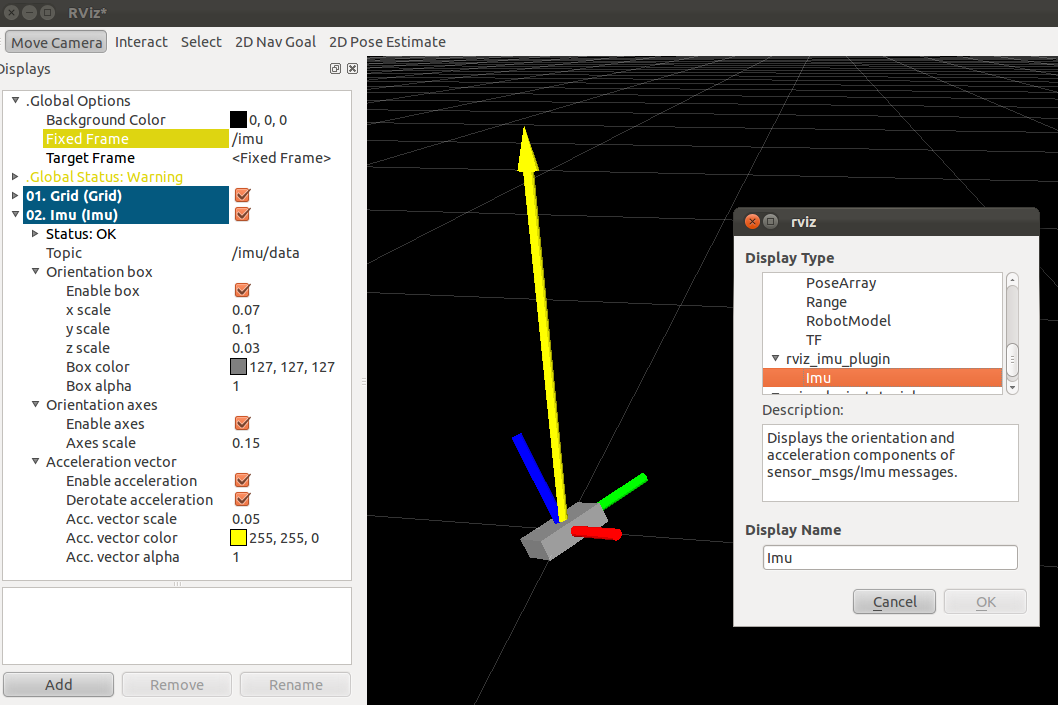
//> input picture ros_sandbox/src/imu_tools/rviz_imu_plugin/rviz_imu_plugin.png, 1058 x 705 px, given in place of the camera
$ ./mask   (built with g++ and OpenCV 4)
//> lines starting //> are read from the running program, lines starting //| are printed output that depends on the picture; after the words box and inside, x2 and y2 are one past the last pixel; in counts of white or black regions, pixels touching at a corner belong together
#include <highgui.h>
#include <cv.h>
#include <iostream>
#include <string>
#include <vector>

using namespace std;
using namespace cv;

Mat frame;
Mat thresh;

int main(int argc, char* argv[]) {
	VideoCapture cap(0);
	if (!cap.isOpened()) {
		std::cerr << "unable to open camera\n";
		return(1);
	}
//	string filename(argv[1]);
	namedWindow("image raw", CV_WINDOW_AUTOSIZE);
	namedWindow("image thresh", CV_WINDOW_AUTOSIZE);

	vector<vector<Point> > contours;
	vector<Vec4i> hierarchy;
	cap >> frame;
//> frame is the input picture: 705 rows x 1058 cols, CV_8UC3; mean B, G, R 126.7, 129.2, 129.6
	Mat window(frame.rows, frame.cols*2, CV_8UC3);
	for (;;) {
		cap >> frame;
	//	imshow("image raw", frame);

		cvtColor(frame, thresh, CV_RGB2GRAY);
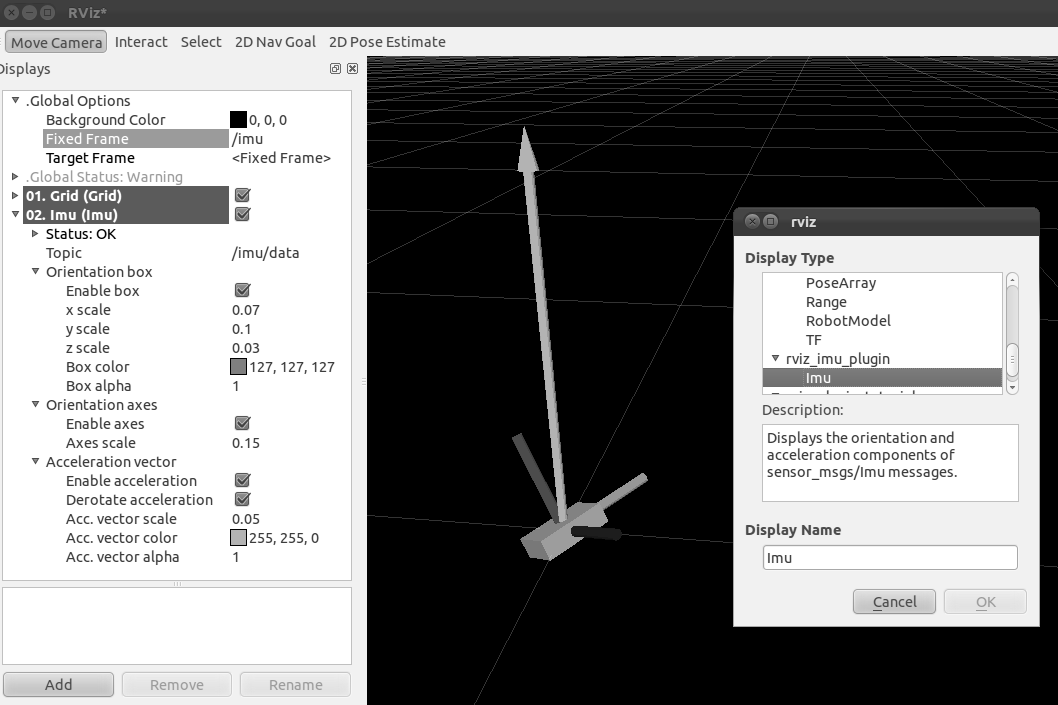
//> thresh: 705 rows x 1058 cols, CV_8UC1; min 0, max 255, mean 128.5
	//	imshow("image grey", grey);

		threshold(thresh, thresh, 60, 255, CV_THRESH_BINARY);
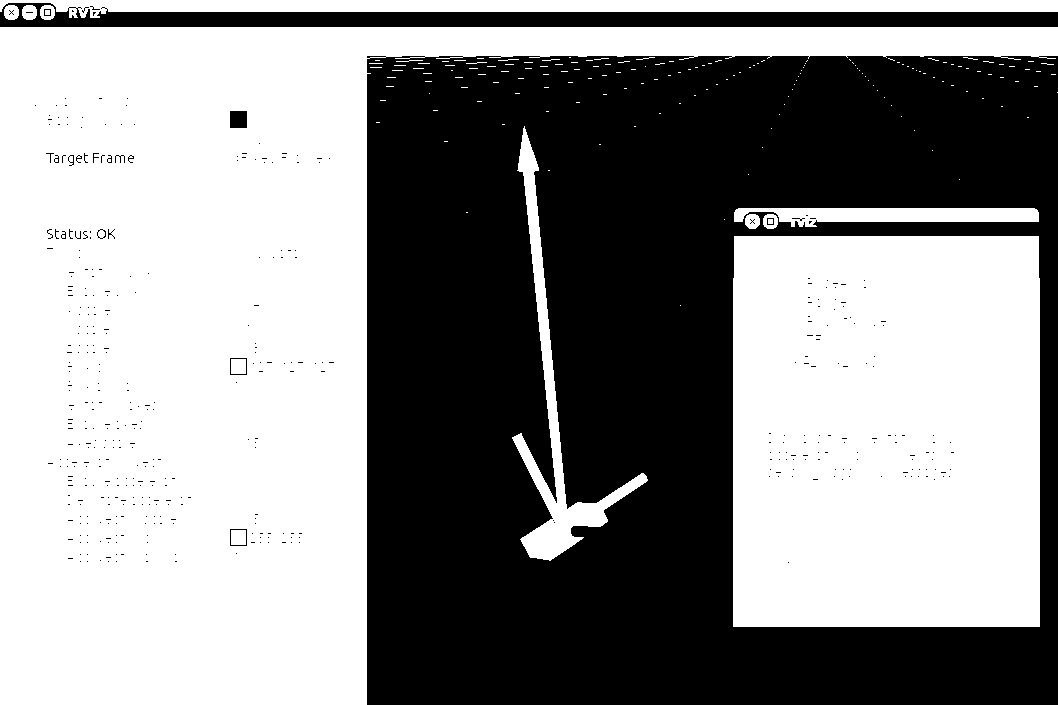
//> thresh: 705 rows x 1058 cols, CV_8UC1; 55.4% white; 446 black regions (434 under 20 px), largest, box (x1, y1, x2, y2) and area: (367, 56, 1058, 705) 315103, (0, 3, 1058, 27) 15648, (230, 111, 247, 128) 289
		bitwise_xor(thresh, Scalar(255, 0, 0), thresh);
		Canny(thresh, thresh, 50, 400, 5);
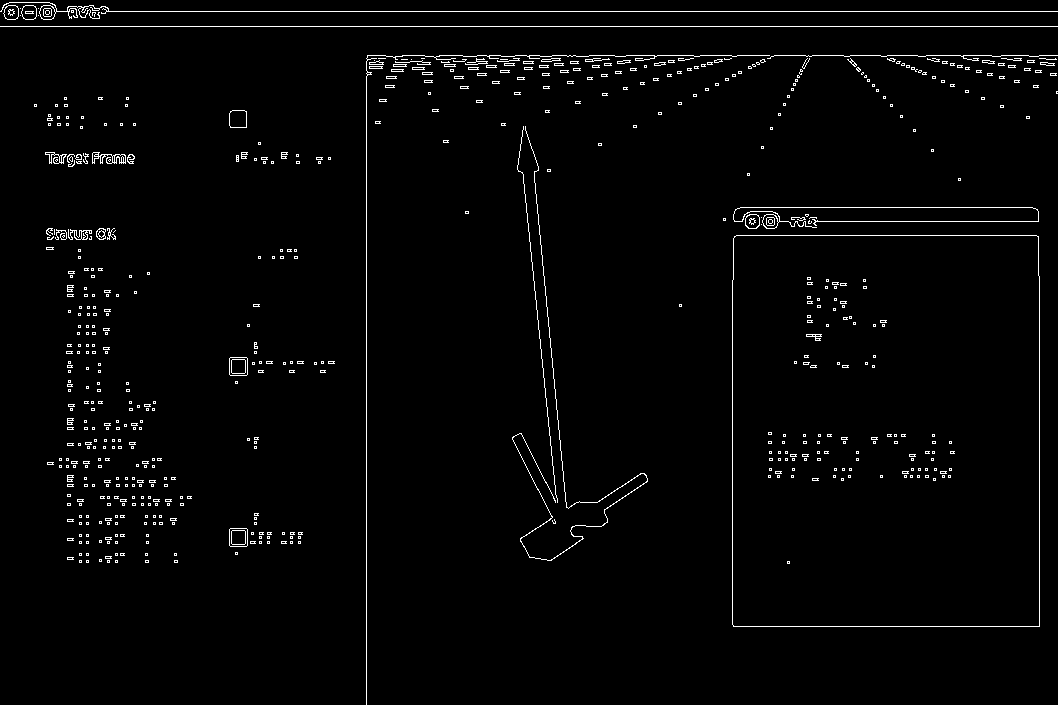
//> thresh: 705 rows x 1058 cols, CV_8UC1; 2% white in thin lines or dots
	//	findContours(thresh, contours, hierarchy, CV_RETR_TREE, CV_CHAIN_APPROX_SIMPLE);
		findContours(thresh, contours, CV_RETR_EXTERNAL, CV_CHAIN_APPROX_NONE);
//> contours = 492 contours, 459 with area under 20; largest, box (x1, y1, x2, y2) and area: (732, 235, 1040, 627) 119945, (229, 528, 248, 547) 322, (229, 357, 248, 376) 322, (229, 110, 247, 128) 282, (0, 2, 1058, 20) 220

		vector<double> areas(contours.size());
		for(int i = 0; i < contours.size(); i++) {
			areas[i] = contourArea(Mat(contours[i]));
		}
//> after the loop, areas = 492 values, max 119945 at index 264, min 0 at index 266, mean 255.3
		double max;
		Point maxPosition;
		minMaxLoc(Mat(areas),0,&max,0,&maxPosition);
//> max = 119945; maxPosition = Point(0, 264)
		drawContours(frame, contours, maxPosition.y, CV_RGB(0xFF, 0x66, 0x99), CV_FILLED);
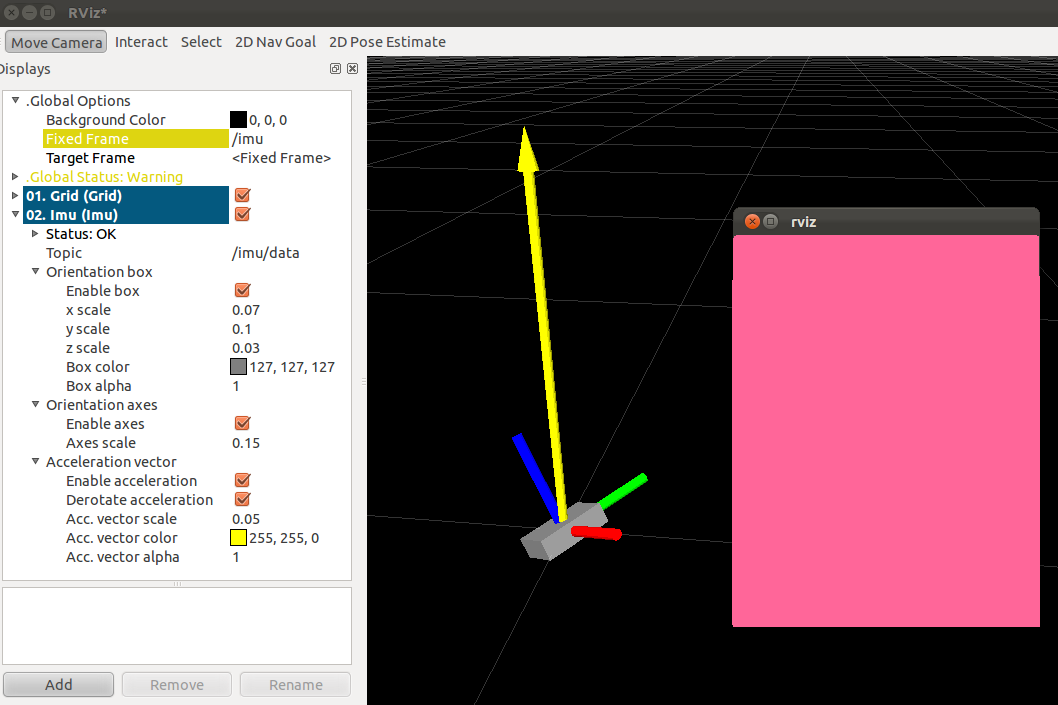
//> frame: 705 rows x 1058 cols, CV_8UC3; 16.17% of pixels changed, all inside (x1, y1, x2, y2) = (732, 235, 1040, 627)

	//	drawContours(frame, contours, -1, CV_RGB(0xFF, 0x66, 0x99), CV_FILLED, CV_AA);
		cvtColor(thresh, thresh, CV_GRAY2RGB);
//> thresh: 705 rows x 1058 cols, CV_8UC3; 2% white in thin lines or dots
		hconcat(frame, thresh, window);
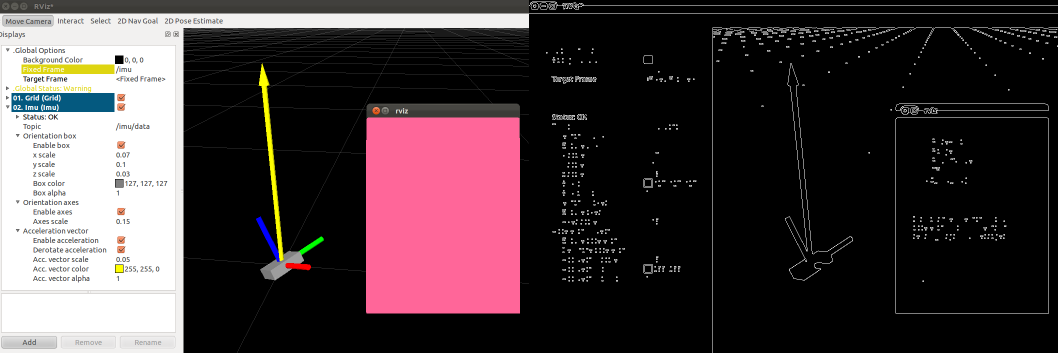
//> window: 705 rows x 2116 cols, CV_8UC3 (shown at 1/2 size); mean B, G, R 59.7, 56.7, 68.9
		imshow("image thresh", window);
	//	while (waitKey(10) != 27);
		if (waitKey(30) == 27) {
//> the Esc key is pressed
			break;
		}
	}

	return(0);
}
